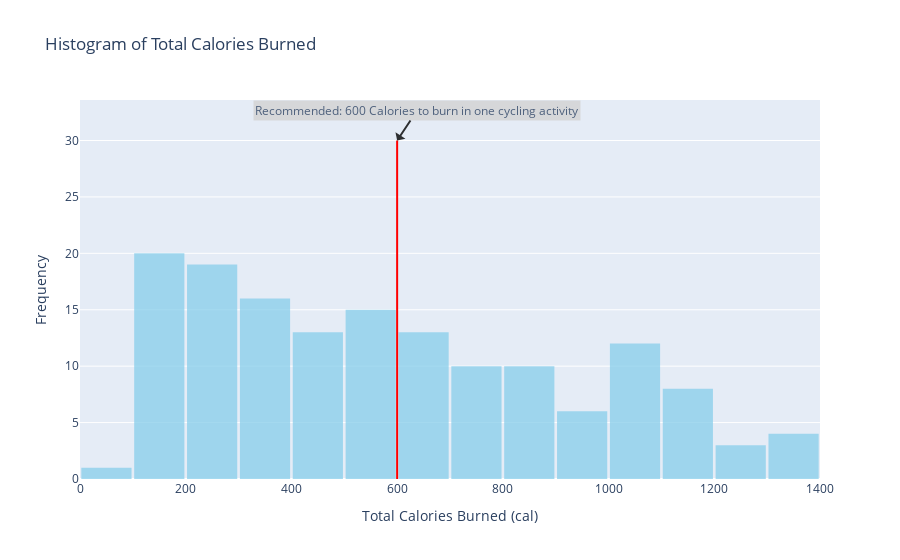

Notebook code for this chart:
### Code cell
import plotly.graph_objects as go
import pandas as pd

calories_burned = df['Total Calories Burned (cal)']
fig = go.Figure()
fig.add_trace(go.Histogram(x=calories_burned, marker_color='skyblue', opacity=0.75))
fig.update_layout(
    shapes=[
        dict(
            type='line',
            xref='x',
            yref='y',
            x0=600,
            y0=0,
            x1=600,
            y1=30,
            line=dict(color='red', width=2)
        )
    ]
)
fig.add_annotation(
    x=600,
    y=30,
    text='Recommended: 600 Calories to burn in one cycling activity',
    showarrow=True,
    arrowhead=1,
    arrowcolor='black',
    arrowwidth=2,
    ax=20,
    ay=-30,
    bgcolor='lightgray',
    opacity=0.8
)
fig.update_layout(
    title='Histogram of Total Calories Burned',
    xaxis_title='Total Calories Burned (cal)',
    yaxis_title='Frequency',
    bargap=0.05
)

fig.show()

### Figure 1 — Plotly figure (JSON) as saved in the notebook; plotly's stock layout.template omitted (floating-point values rounded to 4 significant figures; data arrays with more than 128 entries replaced by an {"elided": "..."} marker saying what was removed)
{"data": [{"marker": {"color": "skyblue"}, "opacity": 0.75, "type": "histogram", "x": {"elided": "150 float values"}}], "layout": {"annotations": [{"arrowcolor": "black", "arrowhead": 1, "arrowwidth": 2, "ax": 20, "ay": -30, "bgcolor": "lightgray", "opacity": 0.8, "showarrow": true, "text": "Recommended: 600 Calories to burn in one cycling activity", "x": 600, "y": 30}], "bargap": 0.05, "shapes": [{"line": {"color": "red", "width": 2}, "type": "line", "x0": 600, "x1": 600, "xref": "x", "y0": 0, "y1": 30, "yref": "y"}], "title": {"text": "Histogram of Total Calories Burned"}, "xaxis": {"title": {"text": "Total Calories Burned (cal)"}}, "yaxis": {"title": {"text": "Frequency"}}}}
